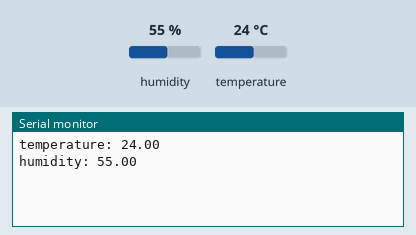
This sketch was run on a simulated ESP8266 (NodeMCU). Shown: the last lines printed to the serial monitor. The test bench sets the inputs (shaded band); at power-on: humidity 55 %, temperature 24 °C. WiFi joins after 1.5 s; servers stay silent unless stated.

Above: at 3.0 s.
3.1 s: humidity set to 22 %
At 4.4 s:
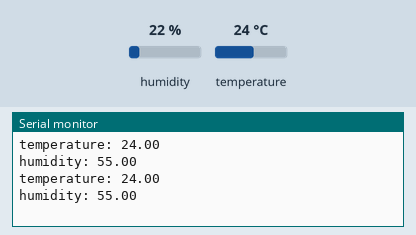
4.6 s: temperature set to 12 °C
At 6.0 s:
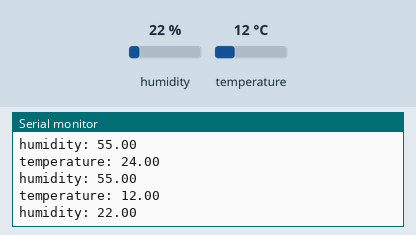
6.1 s: humidity set to 40 %
At 7.6 s:
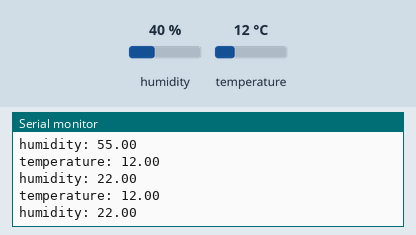
Timing chart, 0 to 9.1 s (numbered marks = the images above; inputs shaded):
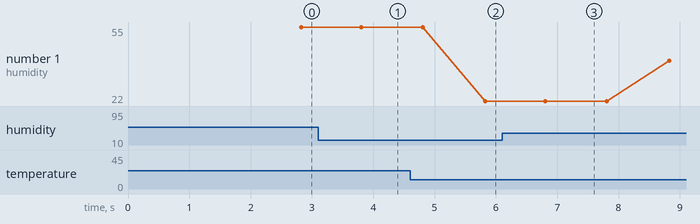

Measured:
- after the input at 4.6 s, the serial monitor: prints a new line after 1.2 s (image 2)
- plotted number 1: 22 → 40 after the input at 6.1 s

The sketch:

HuzzahHomekitTest.ino
```cpp
// (licence header left out)
/* Comment this out to disable prints and save space */
#define BLYNK_PRINT Serial


#include <ESP8266WiFi.h>
#include <BlynkSimpleEsp8266.h>
//#include <SimpleTimer.h>
#include <DHT.h>

// You should get Auth Token in the Blynk App.
// Go to the Project Settings (nut icon).
char auth[] = "66b347d0823b4121b310ed404b509790";

// Your WiFi credentials.
// Set password to "" for open networks.
char ssid[] = "KonstaCat";
char pass[] = "0223#tpa";

#define DHTPIN 5          // What digital pin we're connected to
#define LED_PIN 16

// Uncomment whatever type you're using!
#define DHTTYPE DHT11     // DHT 11
//#define DHTTYPE DHT22   // DHT 22, AM2302, AM2321
//#define DHTTYPE DHT21   // DHT 21, AM2301

DHT dht(DHTPIN, DHTTYPE);
BlynkTimer timer;

BLYNK_WRITE(V3)
{
  int pinValue = param.asInt(); // assigning incoming value from pin V1 to a variable
  digitalWrite(LED_PIN, !pinValue);
}

BLYNK_CONNECTED() {
    Blynk.syncAll();
}

// This function sends Arduino's up time every second to Virtual Pin (5).
// In the app, Widget's reading frequency should be set to PUSH. This means
// that you define how often to send data to Blynk App.
void BlynkLoop()
{
  float h = dht.readHumidity();
  float t = dht.readTemperature(); // or dht.readTemperature(true) for Fahrenheit

  if (isnan(h) || isnan(t)) {
    Serial.println("Failed to read from DHT sensor!");
    return;
  }

  Serial.print("temperature: ");Serial.println(t);
  Serial.print("humidity: ");Serial.println(h);

  // You can send any value at any time.
  // Please don't send more that 10 values per second.
  Blynk.virtualWrite(V1, h);
  Blynk.virtualWrite(V0, t);

  Blynk.syncAll();
  //Blynk.syncVirtual(V1); //Get V1 from server by force - due to websocket
}

void setup()
{
  // Debug console
  Serial.begin(115200);

  //Blynk.begin(auth, ssid, pass);
  // You can also specify server:
  //Blynk.begin(auth, ssid, pass, "blynk-cloud.com", 8442);
  Blynk.begin(auth, ssid, pass, IPAddress(10,0,0,21), 8442);

  dht.begin();

  // Setup a function to be called every second
  timer.setInterval(1000L, BlynkLoop);
}

void loop()
{
  Blynk.run();
  timer.run();
}
```
